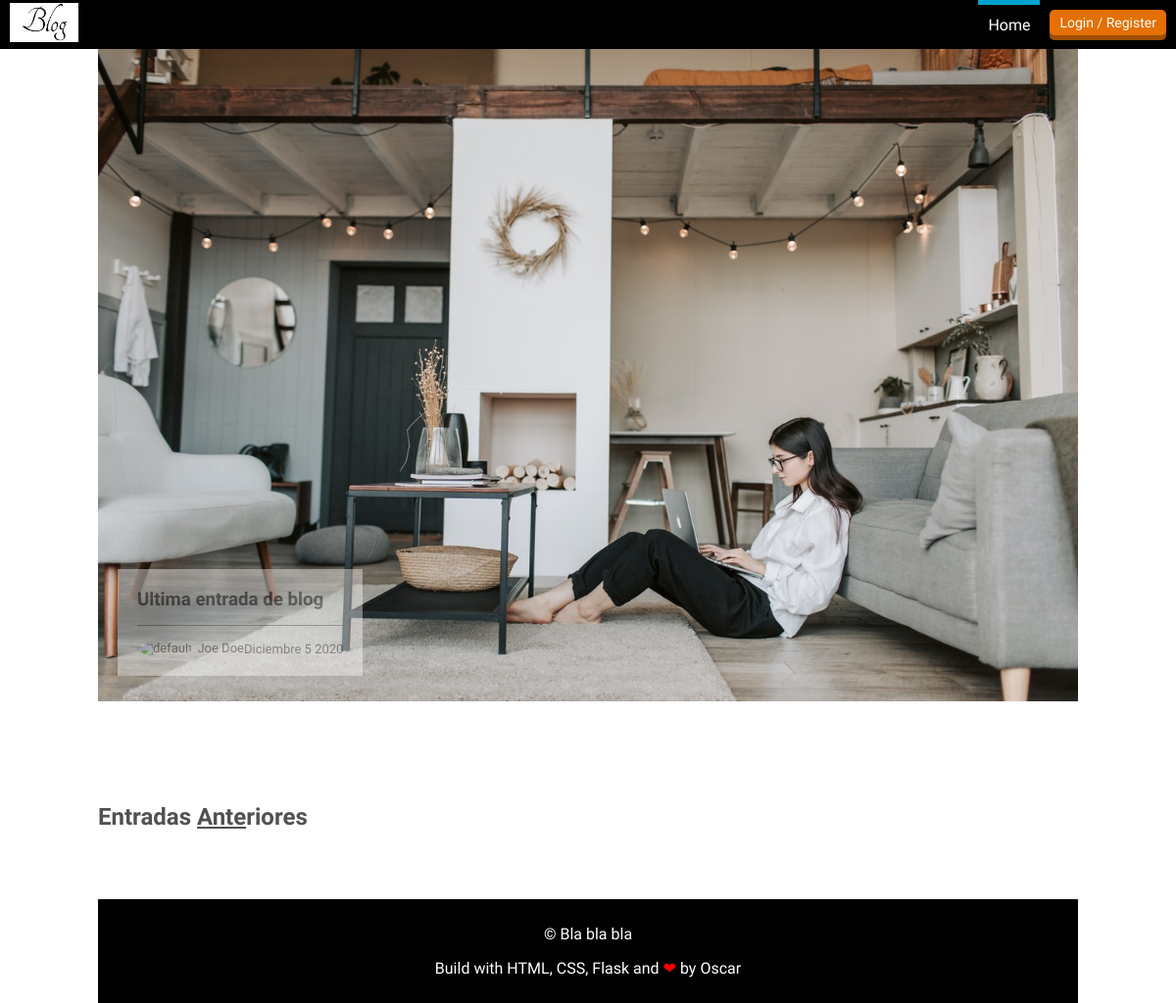
Page /home on the earlier database version.
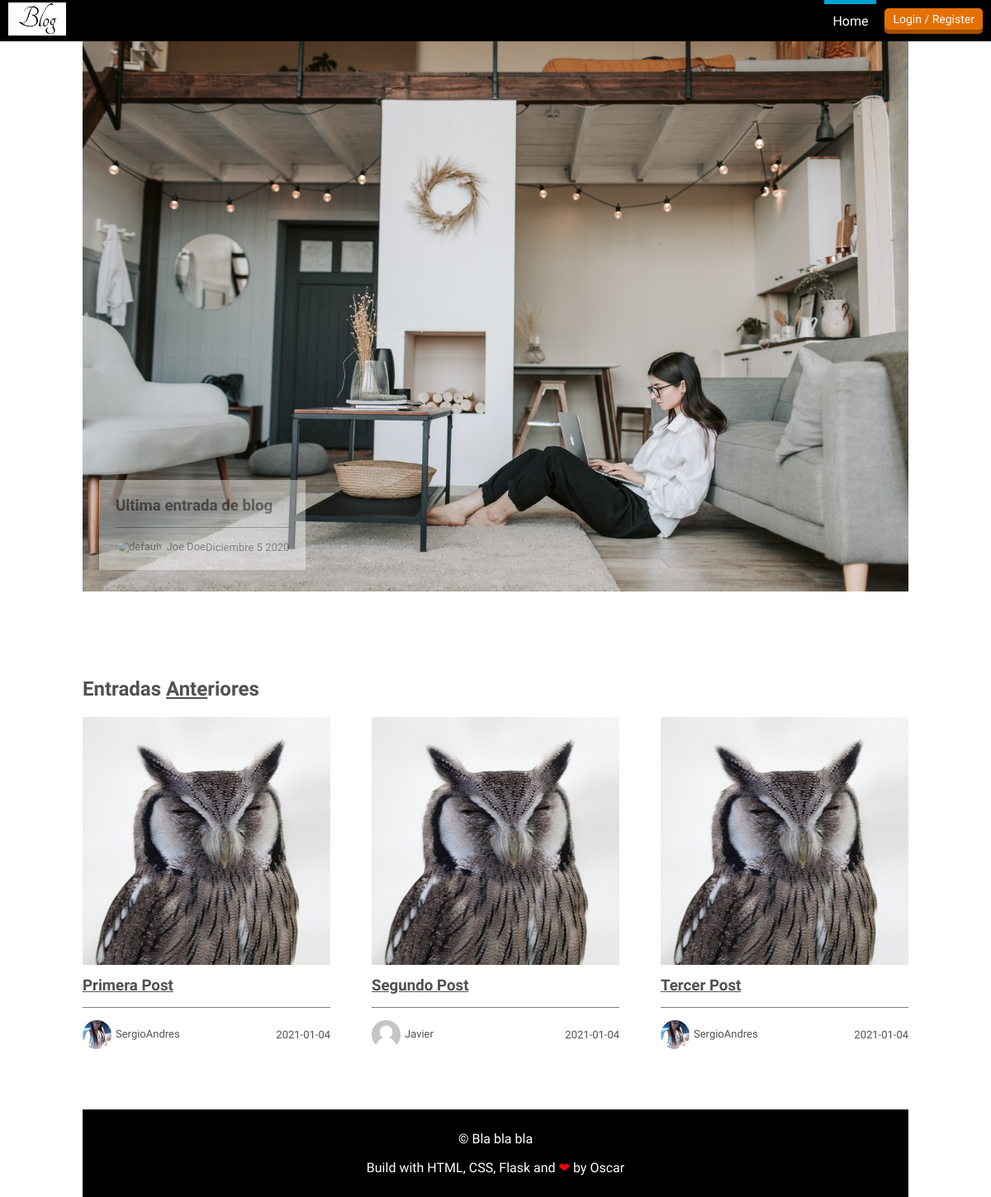
Same page on the later database version.
### flaskblog/models.py (models this page shows, shortened)
class Post(db.Model):
    id = db.Column(db.Integer, primary_key=True)
    title = db.Column(db.String(100), nullable=False)
    date_posted = db.Column(db.DateTime, nullable=False, default=datetime.utcnow)
    content = db.Column(db.Text, nullable=False)
    user_id = db.Column(db.Integer, db.ForeignKey('user.id'), nullable=False)

class User(db.Model, UserMixin):
    id = db.Column(db.Integer, primary_key=True)
    username = db.Column(db.String(20), unique=True, nullable=False)
    email = db.Column(db.String(120), unique=True, nullable=False)
    image_file = db.Column(db.String(20), nullable=False, default='default.jpg')
    bio = db.Column(db.String(500), nullable=False, default='')
    facebook = db.Column(db.String(120), nullable=False, default='')
    twitter = db.Column(db.String(120), nullable=False, default='')
    password = db.Column(db.String(60), nullable=False)
    posts = db.relationship('Post', backref='author', lazy=True)

### flaskblog/routes.py (the view)
@app.route("/")
@app.route("/home")
def home():
    posts = Post.query.all()
    return render_template('home.html', posts=posts)

### flaskblog/templates/home.html
{% extends "layout.html" %}
{% block content %}
    <section class="blog">
        <article class="portada">
            <img src="{{ url_for('static', filename='profile_pics/img1.jpg') }}" alt="img1" width="1000">
            <div class="description">
                <h1>Ultima entrada de blog</h1>
                <div class="autor">
                    <p>
                        <img src="{{ url_for('static', filename='profile_pics/default.png') }}" alt="default" width="35px" height="35px"><span>Joe Doe</span>
                    </p>
                    <span>Diciembre 5 2020</span>
                </div>
            </div>
        </article>
        <div class="contenedor">
            <h2 class="titulo"> Entradas <span>Ante</span>riores</h2>
        </div>
        <section id = "blog-items" class="blog-items">
            {% for post in posts %}
            <article class="item-blog">
                <a href="{{ url_for('post', post_id=post.id) }}">
                    <img src="{{ url_for('static', filename='profile_pics/img6.jpg') }}" alt="img2" width="300" height="300">
                </a>
                <div class="description">
                    <h3><a href="{{ url_for('post', post_id=post.id) }}">{{ post.title }}</a></h3>
                    <div class="autor">
                        <p>
                            <img src="{{ url_for('static', filename='profile_pics/' + post.author.image_file) }}"
                            alt="default" width="35px" height="35px"><span>{{ post.author.username }}</span>
                        </p>
                        <span>{{ post.date_posted.strftime('%Y-%m-%d') }}</span>
                    </div>
                </div>
            </article>
            {% endfor %}
        </section>
{% endblock content %}

### flaskblog/templates/layout.html (shortened to what this page needs)
<!DOCTYPE html>
<html lang="en">
<head>
    <link rel="stylesheet" href="{{ url_for('static', filename='estilo.css') }}">
</head>
<body>
    <header>
        <a href="{{ url_for('home') }}">
            <img src="{{ url_for('static', filename='profile_pics/logo.jpg') }}" alt="logo" height="40">
        </a>
        <div class="header-right">
            {% if current_user.is_authenticated %}
            <nav>
                <ul>
                    <li><a href="{{ url_for('home') }}" class="is-active">Home</a></li>
                    <li><a class="nav-item nav-link" href="{{ url_for('new_post') }}">New Post</a></li>
                    <li><a href="#">Agenda</a></li>
                    <li><a href="#blog-items">Blog</a></li>
                    <li><a href="#">Info</a></li>
                    <li><a href="{{ url_for('account') }}">Account</a></li>
                </ul>
            </nav>
                <a href="{{ url_for('logout') }}" class="button red">logout</a>
            {% else %}
            <nav>
                <ul>
                    <li><a href="{{ url_for('home') }}" class="is-active">Home</a></li>
                </ul>
            </nav>
                <a href="{{ url_for('login') }}" class="button red">Login / Register</a>
            {% endif %}
        </div>
    </header>
    {% block content %}{% endblock %}
    <footer class="footer">
        <p>&copy; Bla bla bla </p>
        <p>Build with HTML, CSS, Flask and <span class="love">❤</span> by <a href="https://github.com/">Oscar</a></p>
    </footer>
</body>
</html>

### flaskblog/static/estilo.css (style rules this page uses)
body { font-family: 'allerta', sans-serif; margin: 0; color: #515151; }
a { color: #515151; }
header { background: black; height: 50px; padding: 0 10px; display: flex; justify-content: space-between; align-items: center; }
.header-right { height: inherit; display: flex; align-items: center; }
.header-right .button { margin-left: 10px; }
.button { background: gray; box-shadow: inset 0 -5px 0 rgba(0, 0, 0, .3); font-size: 14px; padding: 5px 10px 10px 10px; border-radius: 5px; text-decoration: none; color: white; transition: .2s; }
.button.red { background: #e47004; border-color: #e47004; }
nav { height: inherit; margin: 0; }
nav ul { margin: 0; height: inherit; }
nav ul { display: flex; }
nav li { list-style: none; color: white; height: inherit; display: flex; align-items: center; }
nav li:after { content: "|"; display: inline-block; }
nav li:last-child:after { display: none; }
nav a { color: white; text-decoration: none; height: inherit; display: flex; padding: 0 10px; align-items: center; }
nav a.is-active { box-shadow: inset 0 5px 0 #00a3cf; }
h1 { margin: 0; font-weight: 600; margin-bottom: 15px; }
.blog { width: 1000px; margin: 0 auto; }
.portada { position: relative; margin-bottom: 100px; }
.portada .description { background: rgba(255,255,255,0.8); opacity: .5; position: absolute; bottom: 30px; left: 20px; padding: 20px; }
.titulo span { text-decoration: underline; }
.blog-items { display: flex; flex-wrap: wrap; justify-content: space-between; }
.blog-items h3 { font-weight: 600; margin: 10px 0 15px; }
.item-blog { width: 300px; height: 375px; padding-bottom: 50px; }
.item-blog .description { margin-bottom: 15px; }
.autor { display: flex; justify-content: space-between; align-items: center; font-size: 13px; border-top: 1px solid gray; padding-top: 15px; }
.autor img { border-radius: 50%; vertical-align: middle; margin-right: 5px; }
.autor p { margin: 0; }
footer { background:#000000; padding:10px 0; margin-top: 50px; text-align:center; color:white }
.footer .love { color:red }
.footer a { text-decoration:none; margin:0; color:#fff }

Differences in the rows shown:
added Post: title "Primera Post", image_file (picture), author.username "SergioAndres", date_posted "2021-01-04"
added Post: title "Segundo Post", image_file (placeholder picture), author.username "Javier", date_posted "2021-01-04"
added Post: title "Tercer Post", image_file (picture), author.username "SergioAndres", date_posted "2021-01-04"
